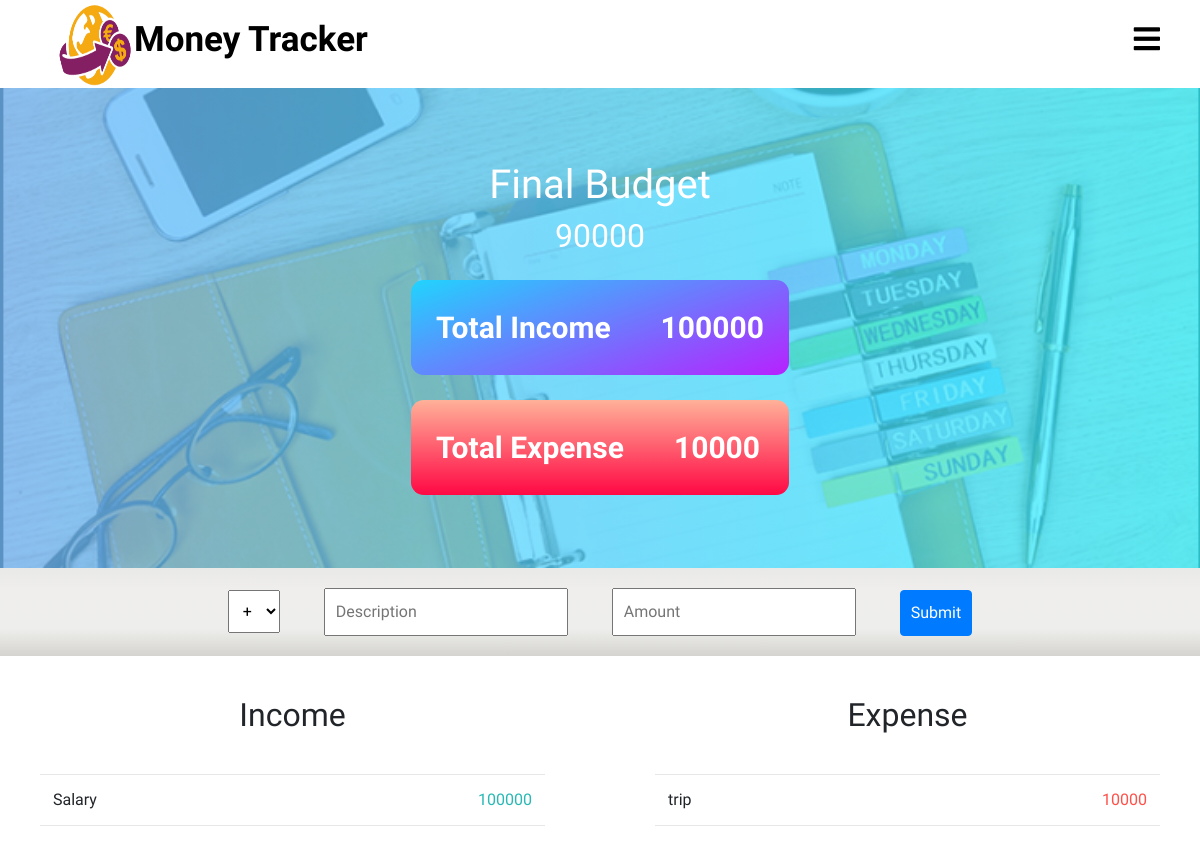
Page /splitter/personal_budget/ (signed in) on the earlier database version.
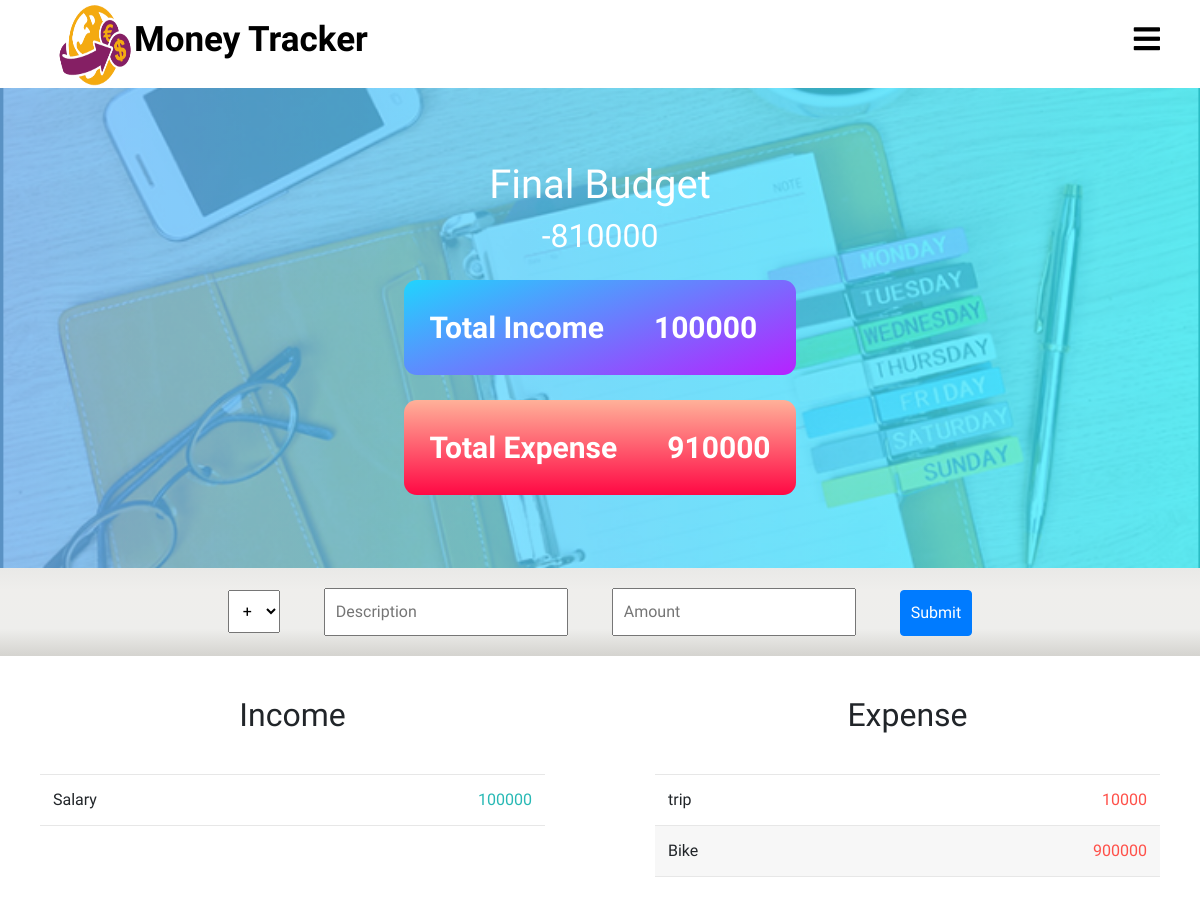
Same page on the later database version.
### splitter/models.py (models this page shows, shortened)
class Personal_income(models.Model):
    user = models.ForeignKey(User,on_delete = models.CASCADE)
    description = models.CharField(max_length = 250)
    amount = models.IntegerField()

class Personal_expense(models.Model):
    user = models.ForeignKey(User,on_delete = models.CASCADE)
    description = models.CharField(max_length = 250)
    amount = models.IntegerField()

### splitter/views.py (the view)
# urls.py: path('personal_budget/',views.personal_budget,name="personal_budget"),
def personal_budget(request):
    qs_inc = Personal_income.objects.filter(user = request.user)
    qs_exp = Personal_expense.objects.filter(user = request.user)
    total_inc = sum([x.amount for x in qs_inc])
    total_exp = sum([x.amount for x in qs_exp])
    total_budget = total_inc - total_exp
    context = {
        'incomes': qs_inc,
        'expenses': qs_exp,
        'total_income': total_inc,
        'total_expenses': total_exp,
        'total_bud': total_budget,
    }
    template = 'splitter/personal_budget.html'
    return render(request, template, context)

### templates/splitter/personal_budget.html (shortened to what this page needs)
{% extends 'splitter/base.html' %}
{% load static %}
{% block css %}
    <link rel="stylesheet" href="{% static 'css/personal_budget.css' %}">
{% endblock %}
{% block content %}
<div class="budget-top">
  <img class="budget-top-background" src="{% static 'images/personal_budget_background.PNG' %}">
  <div class="show-budget">
    <h1>Final Budget</h1>
    <h2>{{ total_bud }}</h2>
    <div class="income-box">
      <p>Total Income</p>
      <p>{{ total_income }}</p>
    </div>
    <div class="expense-box">
      <p>Total Expense</p>
      <p>{{ total_expenses }}</p>
    </div>
  </div>
</div>
<div class="budget-form">
  <form action="{% url 'splitter:add_personal_budget' %}" method="post">
    <select id="type" name="type" class="form-inputs">
        <option value="inc">+</option>
    </select>
    <input type="text" name="description" placeholder="Description" class="form-inputs">
    <input type="text" name="amount" placeholder="Amount" class="form-inputs">
    <input type="submit" class="form-inputs btn btn-primary">
  </form>
</div>
<div class="budget-bottom">
  <div class="row">
      <div class="col-md-6 col-sm-12">
        <h2>Income</h2>
        <div class="budget-info-list income">
          {% for income in incomes %}
          <div class="item clearfix">
            <div class="item__description">{{ income.description }}</div>
              <div class="right clearfix">
                  <div class="item__value">{{ income.amount }}</div>
              </div>
         </div>
          {% endfor %}
        </div>
      </div>
      <div class="col-md-6 col-sm-12">
        <h2>Expense</h2>
        <div class="budget-info-list expenses">
          {% for expense in expenses %}
          <div class="item clearfix">
            <div class="item__description">{{ expense.description }}</div>
              <div class="right clearfix">
                  <div class="item__value">{{ expense.amount }}</div>
              </div>
        </div>
          {% endfor %}
        </div>
      </div>
  </div>
</div>
{% endblock %}

Differences in the rows shown:
added Personal_expense: description "Bike", amount "900000"
Other differences:
{{ total_bud }}: "90000" → "-810000"
{{ total_expenses }}: "10000" → "910000"
